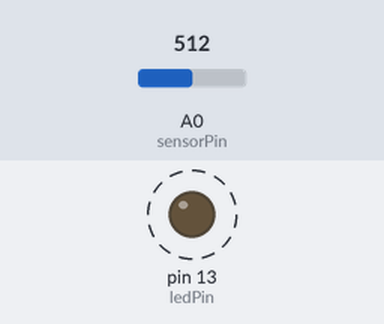
Simulated run of this sketch. Board: Arduino Uno, built with avr-gcc and run on an emulated ATmega328P. Parts: output pins drawn as LEDs (lit = HIGH). Dashed ring = blinking. The test bench sets the inputs (shaded band); at power-on: A0 (sensorPin) = 512.

Above: at 1.8 s.
1.9 s: A0 (sensorPin) set to 0
At 2.4 s:
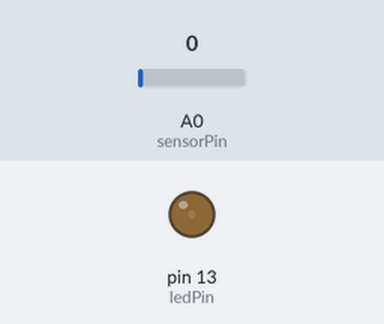
3.6 s: A0 (sensorPin) set to 122
At 3.9 s:
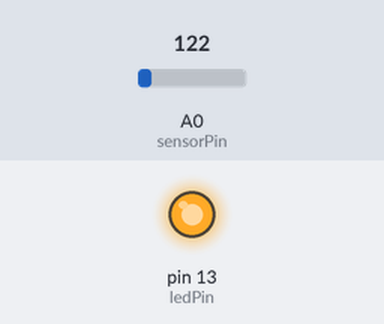
Timing chart, 0 to 13.1 s (numbered marks = the images above; inputs shaded):
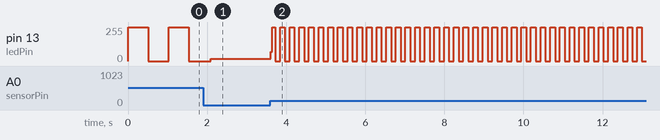

Measured:
- after the input at 3.6 s, pin 13 (ledPin): 16/255 → 69/255 at once, then moves between 0/255 and 255/255, repeating every 0.24 s
- by itself, pin 13 (ledPin): alternates 255/255 for 0.51 s and 0/255 for 0.51 s

The sketch:

LED_Potenciometer_Manual_delay.ino
```cpp
int sensorPin = 0;
int ledPin = 13;
int sensorValue = 0;

void setup() {
  pinMode(ledPin, OUTPUT);
}

void loop() {
  sensorValue = analogRead(sensorPin);
  digitalWrite(ledPin, HIGH);
  delay(sensorValue);
  digitalWrite(ledPin, LOW);
  delay(sensorValue);
}
```
